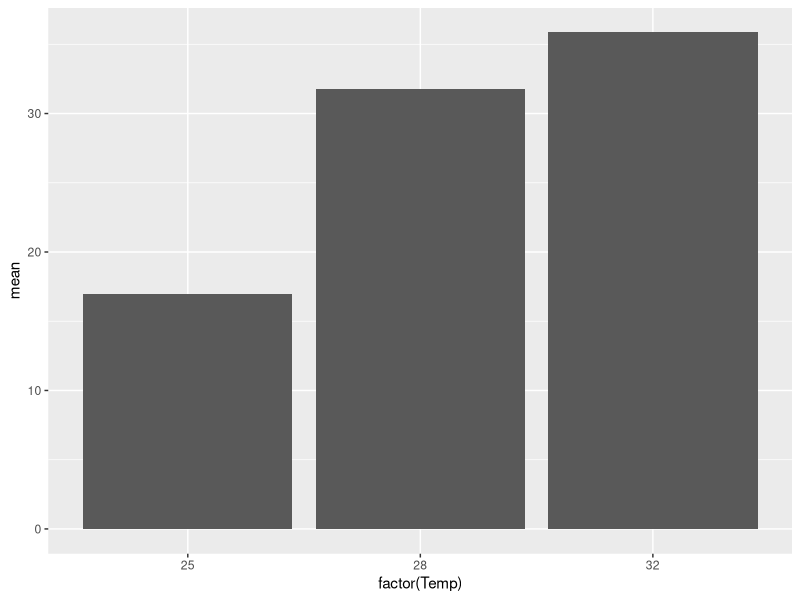
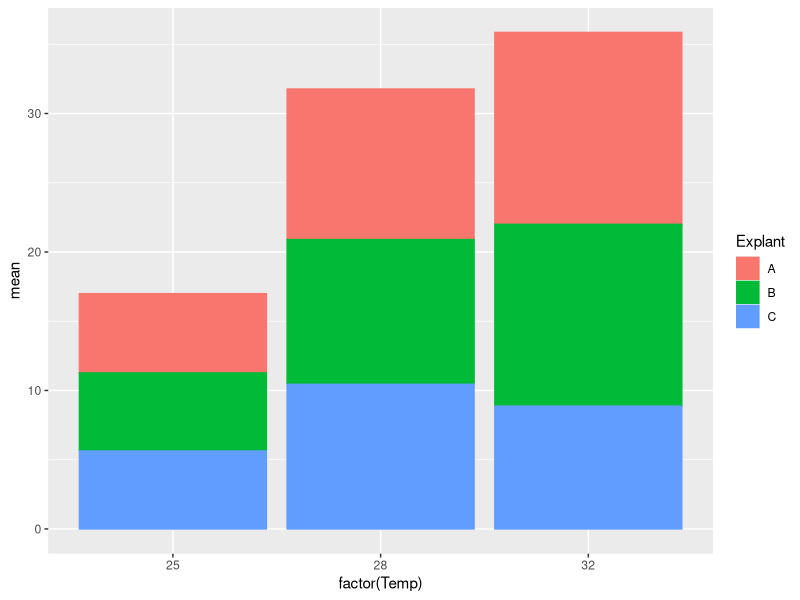
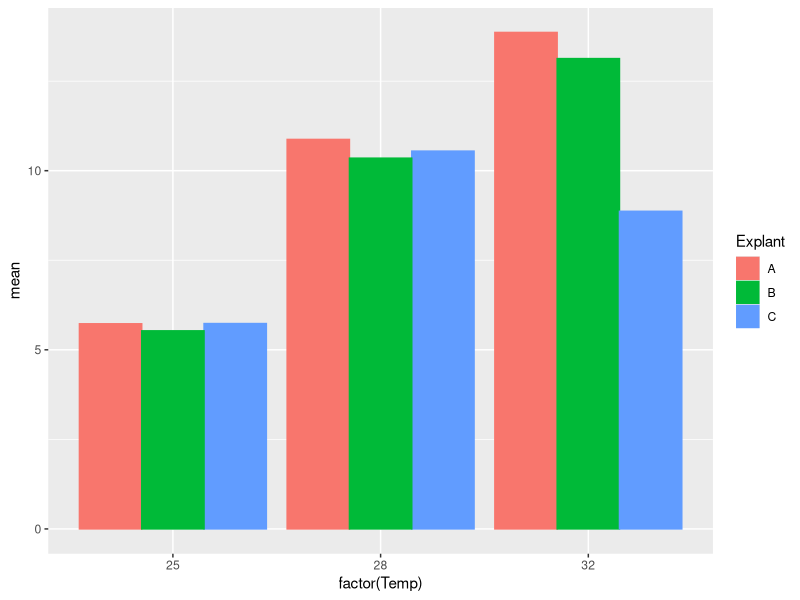
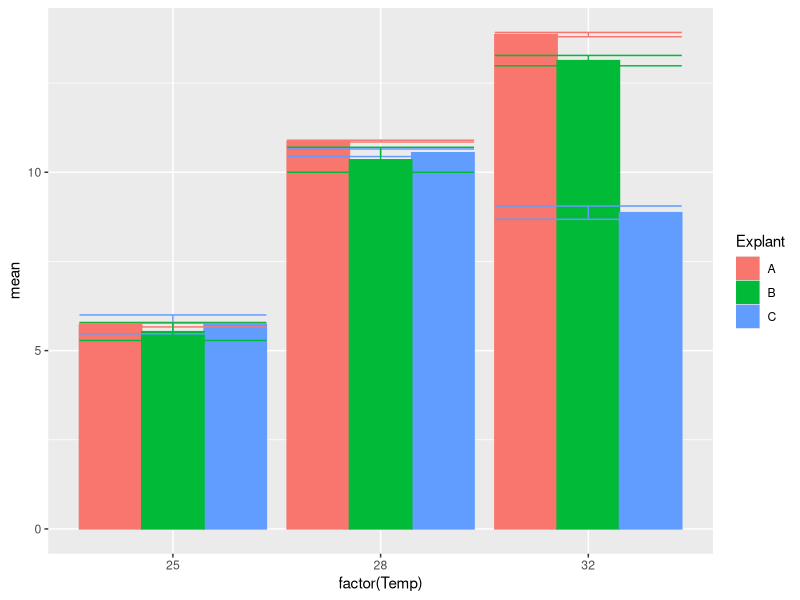
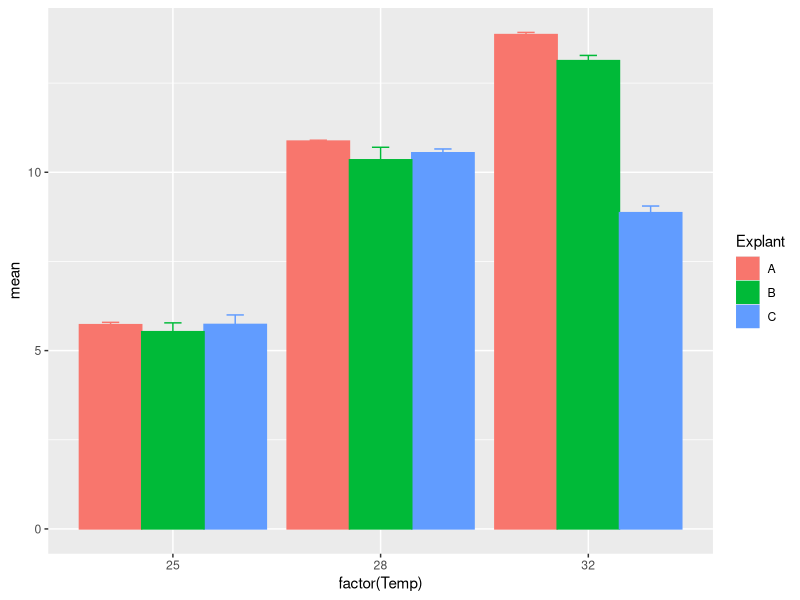
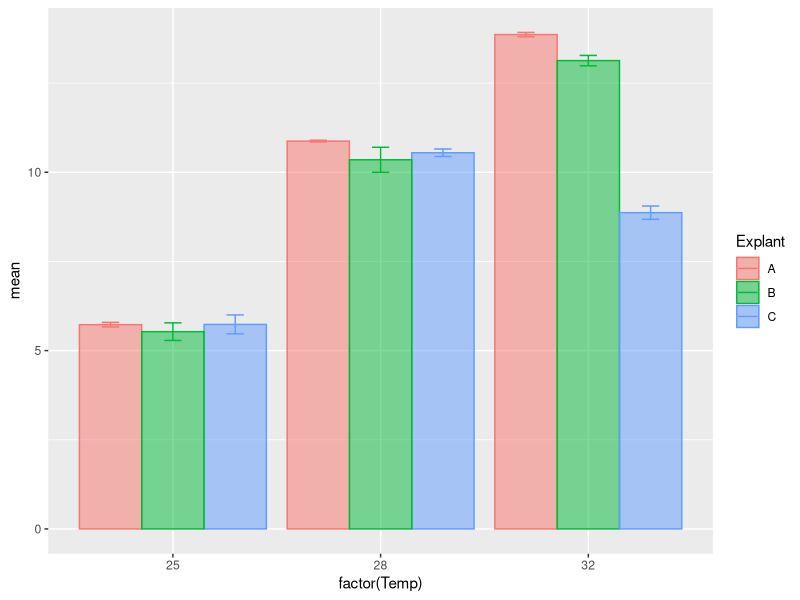
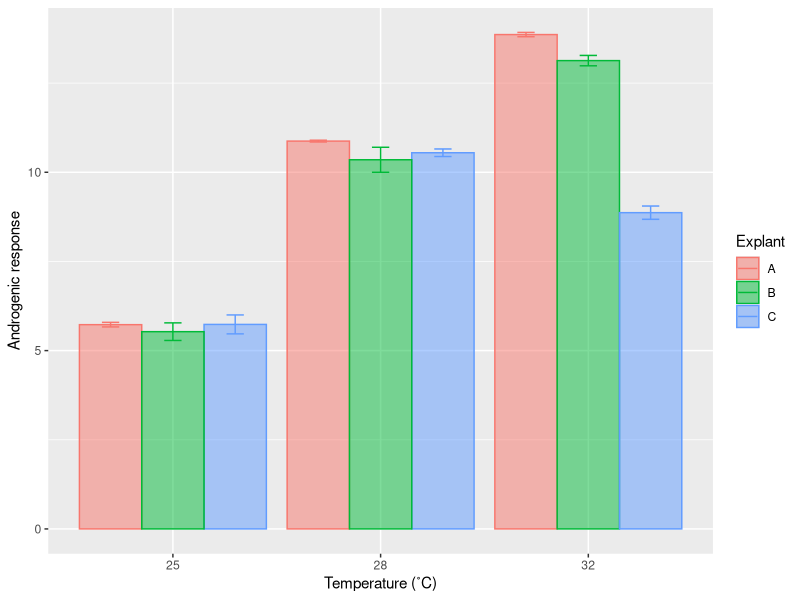
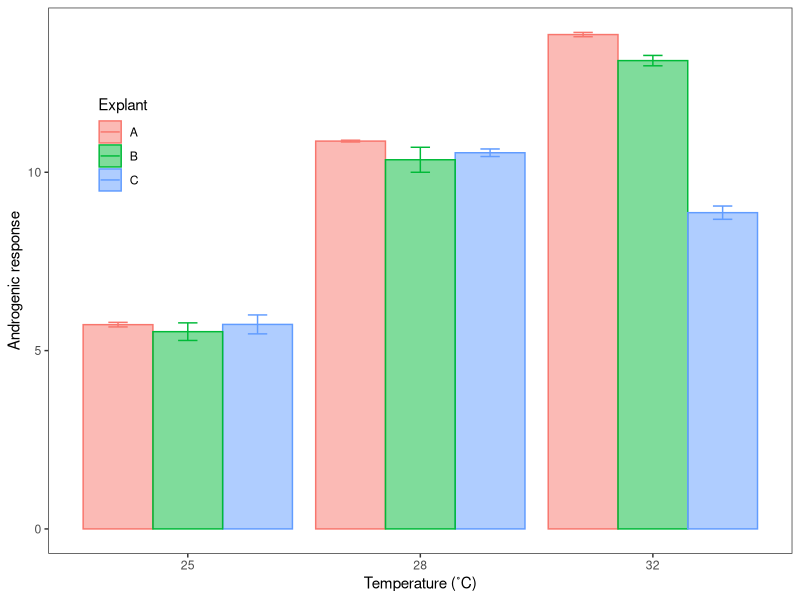

Generate these figures, in order, with R:
#Loading the appropriate libraries
# loading the appropriate libraries
library(readr)
library(ggplot2)
# loading and checking the data
data_summary <- read_csv("ETC_summary.csv")
print(data_summary)

#Basic plot
# coloured barplot
ggplot(data_summary, aes(x = factor(Temp), y = mean)) + 
  geom_bar(stat = "identity")
#Using colour to split the results
# coloured barplot
ggplot(data_summary, aes(x = factor(Temp), y = mean, fill = Explant, colour = Explant)) + 
  geom_bar(stat = "identity")

# coloured barplot
ggplot(data_summary, aes(x = factor(Temp), y = mean, fill = Explant, colour = Explant)) + 
  geom_bar(stat = "identity", position = "dodge")
#Error bars
# coloured barplot
ggplot(data_summary, aes(x = factor(Temp), y = mean, fill = Explant, colour = Explant)) + 
  geom_bar(stat = "identity", position = "dodge")  +
  geom_errorbar(aes(ymin=mean-sd, ymax=mean+sd))
# coloured barplot
ggplot(data_summary, aes(x = factor(Temp), y = mean, fill = Explant, colour = Explant)) + 
  geom_bar(stat = "identity", position = "dodge")  +
  geom_errorbar(aes(ymin=mean-sd, ymax=mean+sd), position = position_dodge(0.9), width = 0.25)
# coloured barplot
ggplot(data_summary, aes(x = factor(Temp), y = mean, fill = Explant, colour = Explant)) + 
  geom_bar(stat = "identity", position = "dodge", alpha = 0.5)  +
  geom_errorbar(aes(ymin=mean-sd, ymax=mean+sd), position = position_dodge(0.9), width = 0.25)
#Customising x and y titles
# coloured barplot
ggplot(data_summary, aes(x = factor(Temp), y = mean, fill = Explant, colour = Explant)) + 
  geom_bar(stat = "identity", position = "dodge", alpha = 0.5)  +
  geom_errorbar(aes(ymin=mean-sd, ymax=mean+sd), position = position_dodge(0.9), width = 0.25) +
  labs(x="Temperature (˚C)", y="Androgenic response")
#Customising the theme and legend
# coloured barplot
ggplot(data_summary, aes(x = factor(Temp), y = mean, fill = Explant, colour = Explant)) + 
  geom_bar(stat = "identity", position = "dodge", alpha = 0.5)  +
  geom_errorbar(aes(ymin=mean-sd, ymax=mean+sd), position = position_dodge(0.9), width = 0.25) +
  labs(x="Temperature (˚C)", y="Androgenic response") +
  theme_bw() + 
  theme(panel.grid.major = element_blank(), panel.grid.minor = element_blank()) +
  theme(legend.position = c(0.1, 0.75))
#Adding the compact letter display
# coloured barplot
ggplot(data_summary, aes(x = factor(Temp), y = mean, fill = Explant, colour = Explant)) + 
  geom_bar(stat = "identity", position = "dodge", alpha = 0.5)  +
  geom_errorbar(aes(ymin=mean-sd, ymax=mean+sd), position = position_dodge(0.9), width = 0.25) +
  labs(x="Temperature (˚C)", y="Androgenic response") +
  theme_bw() + 
  theme(panel.grid.major = element_blank(), panel.grid.minor = element_blank()) +
  theme(legend.position = c(0.1, 0.75)) +
  geom_text(aes(label=Tukey), position = position_dodge(0.90), size = 3, 
            vjust=-0.8, hjust=-0.5, colour = "gray25")
#Customising the y limits
# coloured barplot
ggplot(data_summary, aes(x = factor(Temp), y = mean, fill = Explant, colour = Explant)) + 
  geom_bar(stat = "identity", position = "dodge", alpha = 0.5)  +
  geom_errorbar(aes(ymin=mean-sd, ymax=mean+sd), position = position_dodge(0.9), width = 0.25) +
  labs(x="Temperature (˚C)", y="Androgenic response") +
  theme_bw() + 
  theme(panel.grid.major = element_blank(), panel.grid.minor = element_blank()) +
  theme(legend.position = c(0.1, 0.75)) +
  geom_text(aes(label=Tukey), position = position_dodge(0.90), size = 3, 
            vjust=-0.8, hjust=-0.5, colour = "gray25") +
  ylim(0, 15)
#Adding text labels
# coloured barplot
ggplot(data_summary, aes(x = factor(Temp), y = mean, fill = Explant, colour = Explant)) + 
  geom_bar(stat = "identity", position = "dodge", alpha = 0.5)  +
  geom_errorbar(aes(ymin=mean-sd, ymax=mean+sd), position = position_dodge(0.9), width = 0.25) +
  labs(x="Temperature (˚C)", y="Androgenic response") +
  theme_bw() + 
  theme(panel.grid.major = element_blank(), panel.grid.minor = element_blank()) +
  theme(legend.position = c(0.1, 0.75)) +
  geom_text(aes(label=Tukey), position = position_dodge(0.90), size = 3, 
            vjust=-0.8, hjust=-0.5, colour = "gray25") +
  ylim(0, 15) +
  geom_text(aes(label=Explant, y = 2.5), position = position_dodge(0.90))
